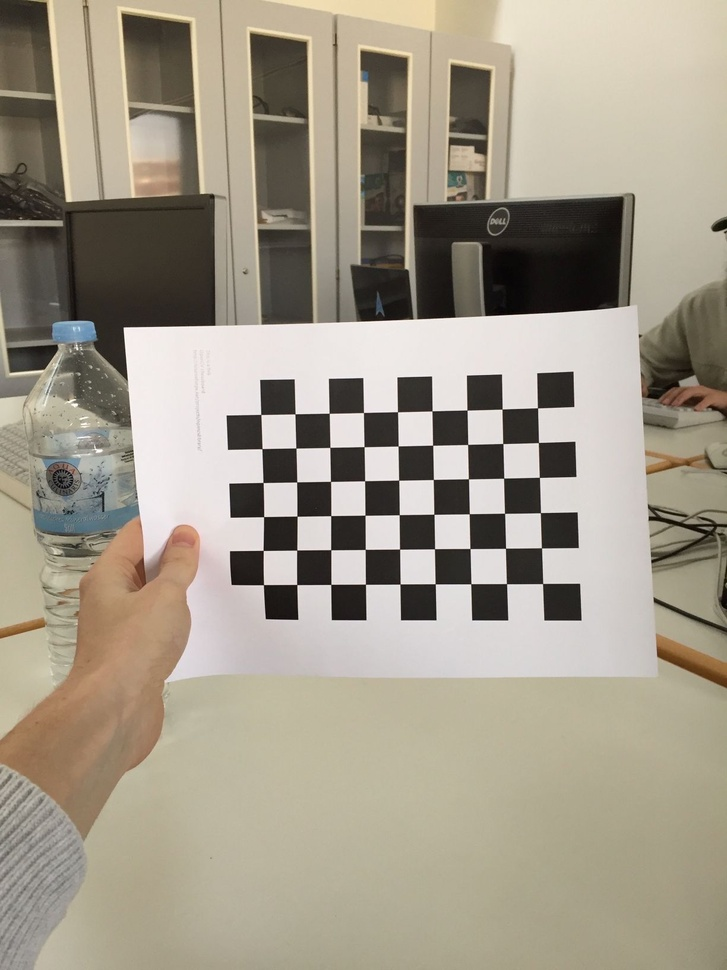
#> input picture src/calc1.jpg, 727 x 970 px, shrunk from 1224 x 1632 before the run; its folder holds 4 pictures in this run
$ python Kalibrierung.py
#> lines starting #> are read from the running program, lines starting #| are printed output that depends on the picture; after the words box and inside, x2 and y2 are one past the last pixel; in counts of white or black regions, pixels touching at a corner belong together; long printed decimals are rounded
import time

import numpy as np
import cv2
from scipy.sparse.linalg import svds
import glob

PATTERN_SIZE = (9, 6)

CONTROLLING = True #Is a Controlling-Pattern there
HORIZONTAL_PATTERN_DISTANCE = 1 #Horizontal distance between Pattern sheets in meter (<0: control pattern left, >0: right)
VERTICAL_PATTERN_DISTANCE = 0.00 #Vertical distance between Pattern sheets in meter (<0: control pattern up, >0: down)

POINT_DISTANCE = 0.02 #Distance between points in meter

CRITERIA = (cv2.TERM_CRITERIA_EPS + cv2.TERM_CRITERIA_MAX_ITER, 30, 0.001)

CALC_FILE_BEGINNING = 'calc'
CONTROL_FILE_BEGINNING = 'control'
JPG_NAME = CALC_FILE_BEGINNING + '*.jpg'


def affineReconstruction(corners, patternSize):
    # i = 1, ..., m --> Count of camera matrices and therefore images
    # j = 1, ..., n --> Count of realworld points and therefore imagepoints per image
    centroid = []
    for i in range(len(corners)):
        # computation of translation:
        # t^i = <x^i> = 1 / n * sum(x^i(j))
        centroid.append(sum(corners[i]) / (patternSize[0]*patternSize[1]))
    #print("Centroid:")
    centroid = np.reshape(centroid, (len(corners), 2))
    #print(centroid)

    # centre the data:
    # x^i(j) <-- x^i(j) - t^i
    centredPoints = []
    for i in range(len(corners)):
        centredPoints.append(corners[i] - centroid[i])
    #print("\n\nCentred Points")
    #print(centredPoints)

    # Construct measurement matrix W
    #      _                            _
    #     | x1,1    x1,2    ...     x1,n |
    #     | x2,1    x2,2    ...     x2,n |
    # W = | ...     ...     ...     ...  |
    #     | xm,1    xm,2    ...     xm,n |
    #     ‾‾                            ‾‾
    #
    # n = Count of image/world points
    # m = Count of images / camera matrices
    # 2D-Points (x) stacked vertically
    # --> W = 2m*n matrix

    measurementMatrix = []
    for i in range(len(corners)):
        measurementMatrix.append(np.vstack((centredPoints[i][:, 0, 0], centredPoints[i][:, 0, 1])))
    measurementMatrix = np.reshape(measurementMatrix, (len(corners)*2, len(centredPoints[0])))
    #print("\n\n\nMeasurement Matrix:\n", measurementMatrix)

    #compute svd
    u, dTemp, vT = svds(measurementMatrix, k=3)
    d = np.diag(dTemp)

    M1 = np.matmul(u, d)
    M2 = u

    X1 = vT
    X2 = np.matmul(d, vT)
    #seems like (y, x, z)

    return M1, X1, centroid, M2, X2


# [27 lines left out: functions calculate3dTo2d, affineReprojection, not called in this run]


def computeMeanReprojectionError(imgPoints, reprojectedPoints):
    # [10 lines of commented-out code are left out]
    total_error=0
    total_points=0
    for i in range(len(imgPoints)):
        err = 0;
        total_points += len(imgPoints[i])
        p = imgPoints[i][0]
        q = reprojectedPoints[i]
        err += (p[0] - q[0])**2 + (p[1] - q[1])**2
        total_error += err

    mean_error=np.sqrt(total_error/total_points)
    return mean_error


# [121 lines left out: functions movingAffine, movingCV, not called in this run]


def main():
    # prepare object points array for size
    # prepare object points, like (0,0,0), (1,0,0), (2,0,0) ....,(6,5,0)
    objPoints = np.zeros((PATTERN_SIZE[0]*PATTERN_SIZE[1],3), np.float32)
    objPoints[:,:2] = np.mgrid[0:PATTERN_SIZE[0],0:PATTERN_SIZE[1]].T.reshape(-1,2)

    # Arrays to store object points and image points from all the images.
    objectPoints = [] # 3d point in real world space
    imagePoints = [] # 2d points in image plane.

    images = glob.glob(JPG_NAME)

    for fileName in images:
        print("Processing ", fileName)
        image = cv2.imread(fileName)
#> image is the input picture: shape (970, 727, 3); mean B, G, R 137.7, 153.4, 161.4
        grayImage = cv2.cvtColor(image, cv2.COLOR_BGR2GRAY)
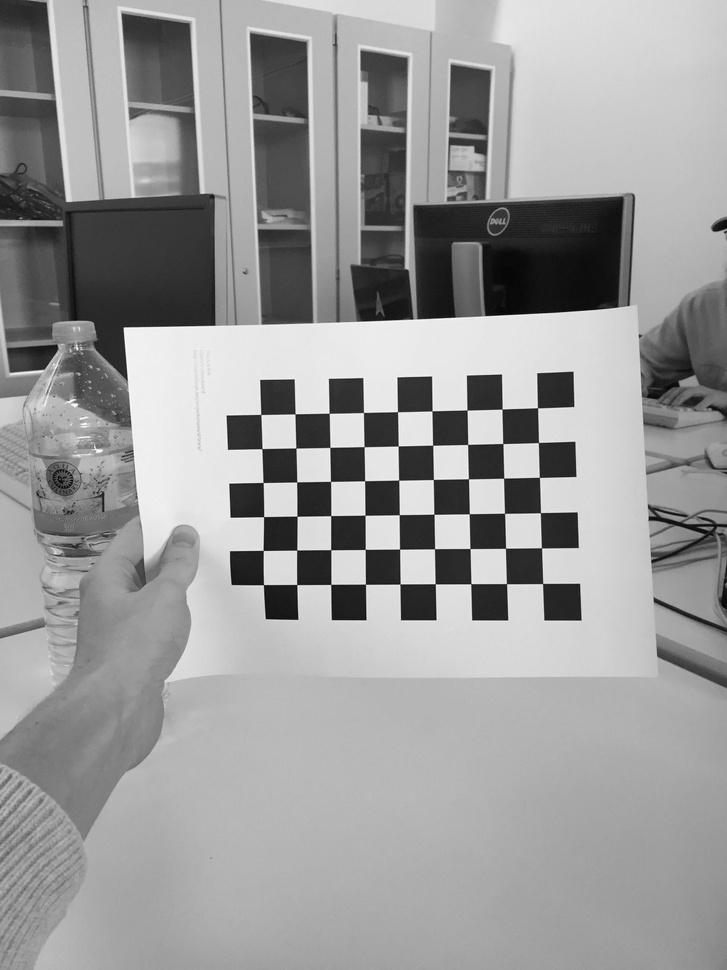
#> grayImage: shape (970, 727); min 0, max 255, mean 154
        foundCorners, corners = cv2.findChessboardCorners(grayImage, PATTERN_SIZE, None)
#> foundCorners = True; corners = 54 rows, first 8: [542.6, 583.5], [506.5, 583.7], [470.8, 583.7], [435.2, 583.8], [400, 584], [365.4, 584.2], [330.8, 584.4], [296.8, 584.5]

        if foundCorners == True:
            print("Found Corners!")
            cornersRefined = cv2.cornerSubPix(grayImage, corners, (11, 11), (-1, -1), CRITERIA)
#> cornersRefined = 54 rows, first 8: [542.6, 583.5], [506.5, 583.6], [470.8, 583.7], [435.2, 583.8], [400.1, 584], [365.4, 584.3], [330.8, 584.4], [296.7, 584.5]
            image = cv2.drawChessboardCorners(image, PATTERN_SIZE, cornersRefined, foundCorners)
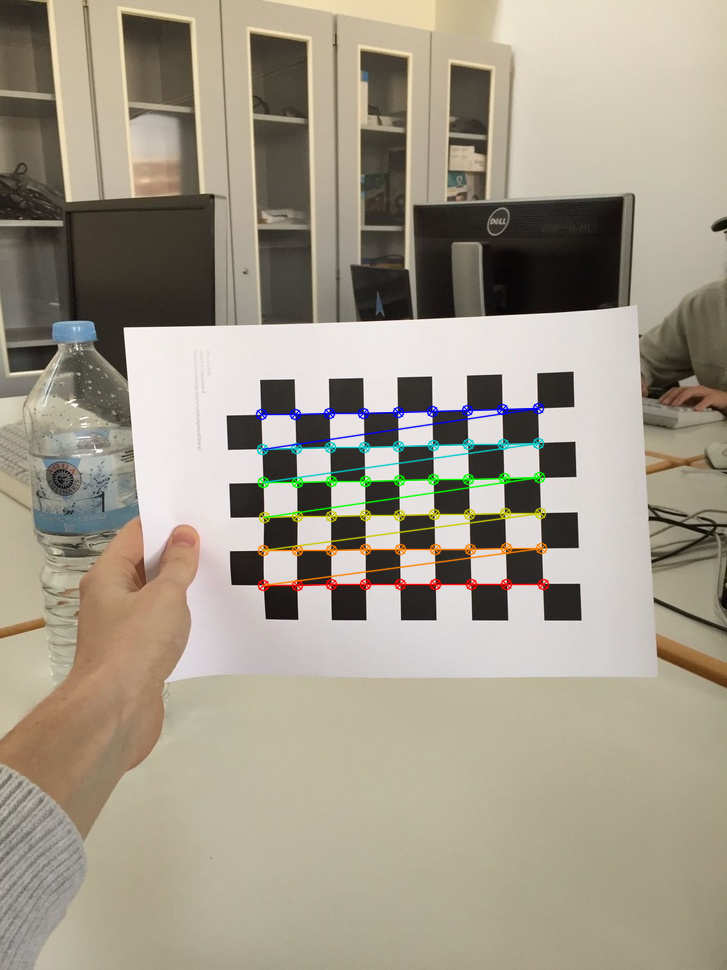
#> image: shape (970, 727, 3); 1.87% of pixels changed, all inside (x1, y1, x2, y2) = (255, 402, 550, 592)
            cv2.imwrite("edited_" + fileName, image)

            objectPoints.append(objPoints)
            imagePoints.append(cornersRefined)
            print("Image Points processed with OpenCV\n\n")


        else:
            raise Exception("Didn't found corners in ", fileName)

    startOpenCV = time.time()
    reprojectionError, cameraMatrix, distCoeffs, rotationVecs, translationVecs = cv2.calibrateCamera(objectPoints, imagePoints, grayImage.shape[::-1],None,None)
#> reprojectionError = 0.313; cameraMatrix = [[335.2, 0, 380.7], [0, 334, 474.9], [0, 0, 1]]; distCoeffs = [[0.085, -0.387, -0.00439, -0.00427, 0.689]]; rotationVecs = ([0.0761, 0.0424, 3.12],); translationVecs = ([4.57, 3.08, 9.47],)
    endOpenCV = time.time()
    timeOpenCV = endOpenCV - startOpenCV

    print("\n\n\nCamera Matrix:")
    print(cameraMatrix)
#| [[335.167   0.         380.682]
#|  [  0.         334.010 474.899]
#|  [  0.           0.           1.        ]]
    print("\n\nOpenCV Reprojection Error:")
    print(reprojectionError)
#| 0.3127


    meanReprojectionErrors = []
    allReprojectedPoints = []
    for i in range(len(objectPoints)):
        reprojectedPoints, _ = cv2.projectPoints(objectPoints[i], rotationVecs[i], translationVecs[i], cameraMatrix, distCoeffs)
        reprojectedPoints = reprojectedPoints.reshape(-1,2)
        allReprojectedPoints.append(reprojectedPoints)
        meanReprojectionErrors.append(computeMeanReprojectionError(imagePoints[i], reprojectedPoints))
#> this loop made 1 pass
#> mean_error in computeMeanReprojectionError on pass 1: 0.313
#> after the loop, allReprojectedPoints = 1 point arrays, longest 54 points; meanReprojectionErrors = [0.313]
    print("\n\n\nReprojected Points:\n", allReprojectedPoints);
#> (printed output is left out)
    print("\nSelfcalculated Reprojection Errors:\n", meanReprojectionErrors)
#| Selfcalculated Reprojection Errors:
#|  [0.3127]


    # Affine reconstruction - factorization alorithm
    print("\n\n\nAffine Reconstruction")
    startAffine = time.time()
    M1, X1, t, M2, X2 = affineReconstruction(imagePoints, PATTERN_SIZE)
#> the loop in affineReconstruction, `for i in range(len(corners)):` made 1 pass
#> after the loop in affineReconstruction, `for i in range(len(corners)):`: centroid = [[[399.9, 497.5]]]
#> in affineReconstruction, `centroid = np.reshape(centroid, (len(corners), 2))`: centroid = [[399.9, 497.5]]
#> after the loop in affineReconstruction, `for i in range(len(corners)):`: centredPoints = 1 item
    endAffine = time.time()
    timeAffine = endAffine - startAffine
    affineCameraMatrizesV1 = np.split(M1, len(images))
    affineCameraMatrizesV2 = np.split(M2, len(images))


    print("\n\nAffine CameraMatrizes V1:")
    print(M1)
    print("\n\nAffine CameraMatrizes V1:")
    print(affineCameraMatrizesV1)
    print("\n3D-Points V1:")
    print(X1)

    print("\n\nAffine CameraMatrizes V2:")
    print(M2)
    print("\n\nAffine CameraMatrizes V2:")
    print(affineCameraMatrizesV2)
    print("\n3D-Points V2:")
    print(X2)
    print("\nt:\n", t)

    affineReprojectedPoints1, affineReprojectionError1 = affineReprojection(affineCameraMatrizesV1, imagePoints, t, X1)
    affineReprojectedPoints2, affineReprojectionError2 = affineReprojection(affineCameraMatrizesV2, imagePoints, t, X2)
    print("\n\n\nAffine Reprojected Points1;\n", affineReprojectedPoints1)
    print("\n\n\nAffine Reprojected Points2;\n", affineReprojectedPoints2)
    print("\nOpenCV Reprojection Errors:\n", meanReprojectionErrors)
    print("Mean: ", np.mean(meanReprojectionErrors))
    print("\n\nAffine Reprojection Error1:\n", affineReprojectionError1)
    print("Mean: ", np.mean(affineReprojectionError1))
    print("\n\nAffine Reprojection Error2:\n", affineReprojectionError2)
    print("Mean: ", np.mean(affineReprojectionError2))
    print("\n\nTime needed by OpenCV: ", timeOpenCV)
    print("Time needed by Affine: ", timeAffine)

    if CONTROLLING:
        movingAffine(X1, affineCameraMatrizesV1, images, t, "")
        movingAffine(X2, affineCameraMatrizesV2, images, t, "2")
        movingCV(objectPoints[0], images, t, rotationVecs, translationVecs, cameraMatrix, distCoeffs)

if __name__ == "__main__":
#> (the run stopped early here; a loop or call above may not have finished)
